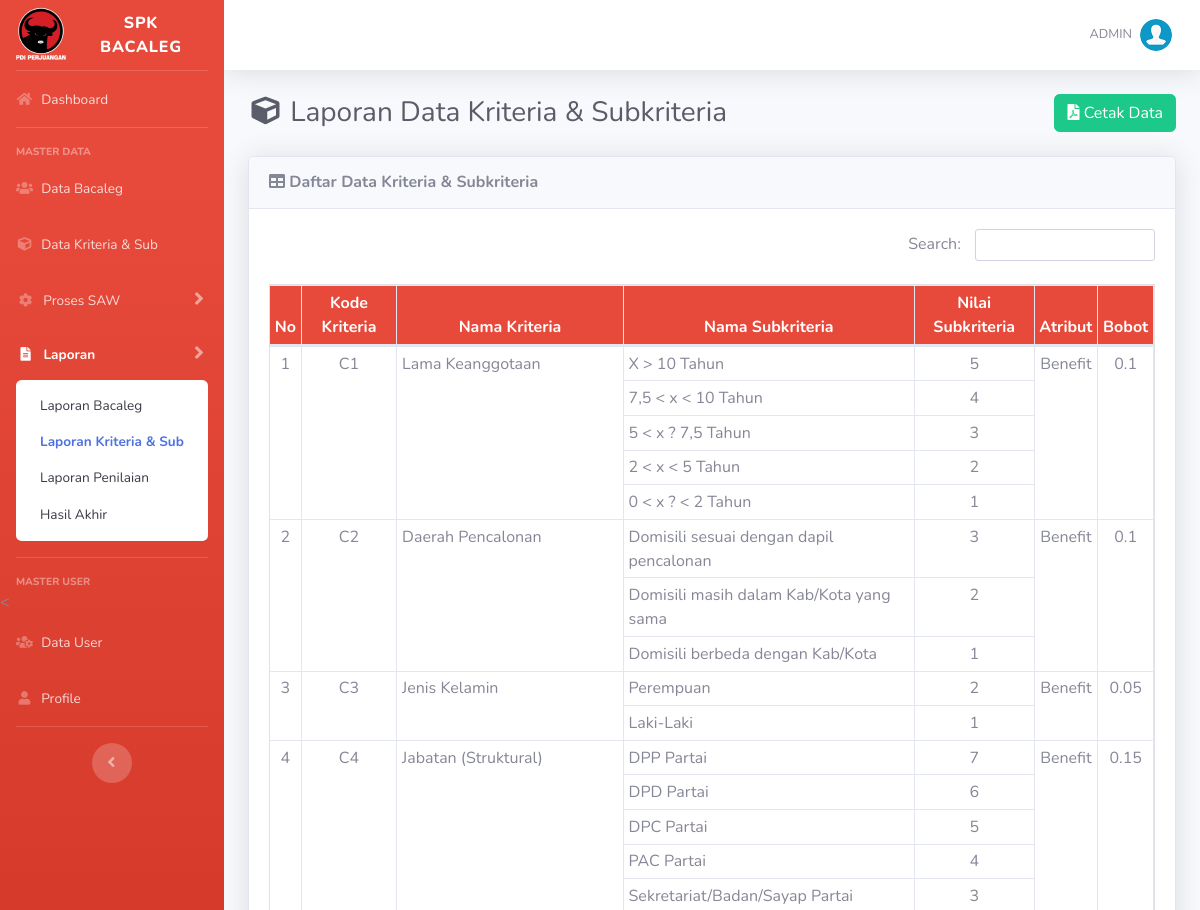
/laporan-kriteria.php (signed in, upper part), run on an earlier commit of the app's database.
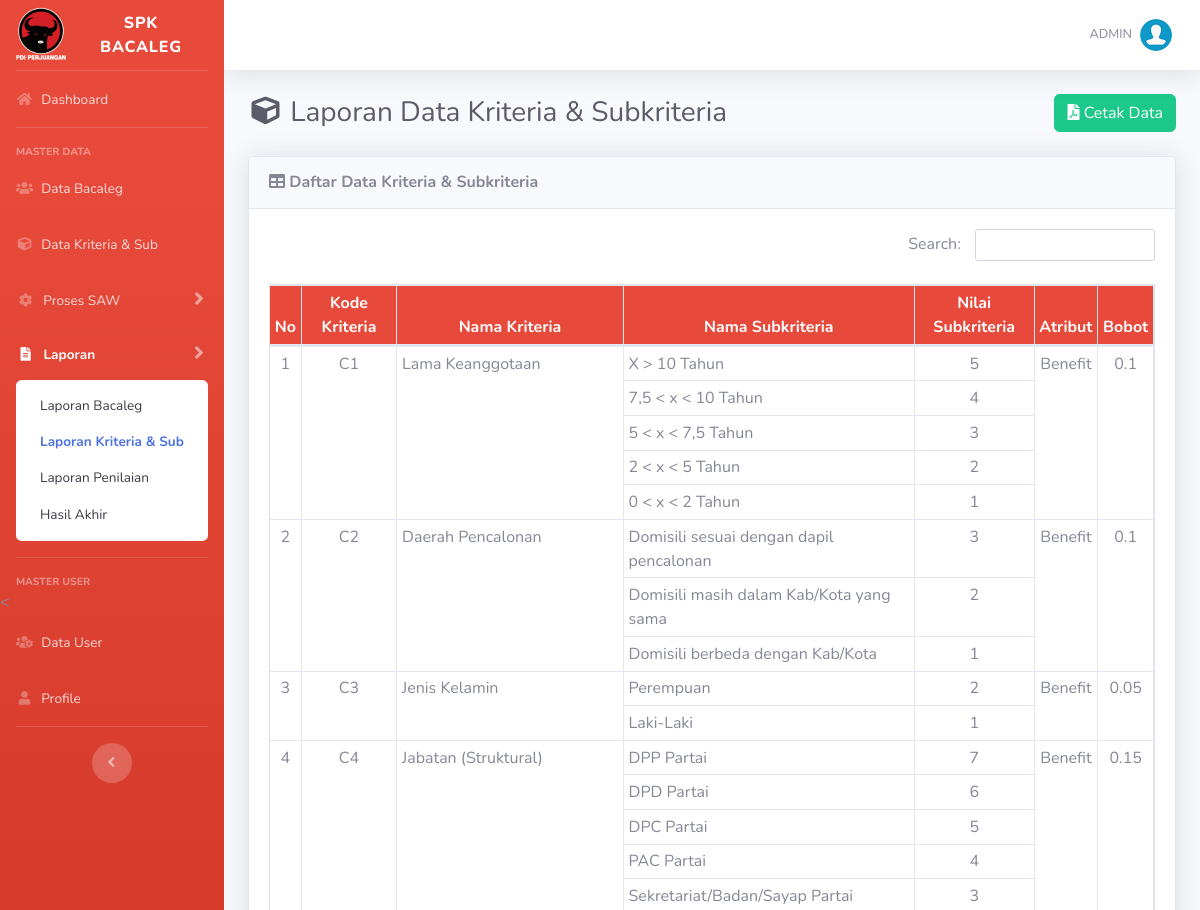
And on a later commit of the database.
### tables this page shows
CREATE TABLE `sub_kriteria` (
  `id_sub_kriteria` int(11) NOT NULL,
  `id_kriteria` int(11) NOT NULL,
  `sub_kriteria` varchar(50) NOT NULL,
  `nilai` float NOT NULL
);

### laporan-kriteria.php (the view, shortened to what this page needs)
<?php
require_once('includes/init.php');
require_once('template/header.php');
?>
<div class="d-sm-flex align-items-center justify-content-between mb-4">
    <h1 class="h3 mb-0 text-gray-800"><i class="fas fa-fw fa-cube"></i> Laporan Data Kriteria & Subkriteria</h1>
    <a href="cetak-laporan-kriteria.php" target="_blank" class="btn btn-success"><i class="fa fa-file-pdf"></i> Cetak Data</a>
</div>
<div class="card shadow mb-4">
    <div class="card-header py-3">
        <h6 class="m-0 font-weight-bold"><i class="fa fa-table"></i> Daftar Data Kriteria & Subkriteria</h6>
    </div>
      <div class="card-body">
    <div class="table-responsive">
    <div class="search-wrapper text-right">
      <label for="searchInput" class="search-label">Search:</label>
      <input type="text" id="searchInput" class="form-control search-input" />
    </div>
        <div class="table-responsive">
            <table class="table table-bordered table-sm" id="dataTable" width="100%" cellspacing="0" style="border: 1px solid #dee2e6;">
                <thead class="bg-danger text-white">
                <tr align="center" data-group="<?= $data['id_kriteria']; ?>">
                  <th>No</th>
                  <th>Kode Kriteria</th>
                  <th>Nama Kriteria</th>
                  <th>Nama Subkriteria</th>
                  <th>Nilai Subkriteria</th>
                  <th>Atribut</th>
                  <th>Bobot</th>
                </tr>
              </thead>
              <tbody>
                <?php
                $no = 1;
                $last_id = null;
                function getJumlahSubkriteria($koneksi, $id_kriteria) {
                  $query = mysqli_query($koneksi, "SELECT COUNT(*) as jumlah FROM sub_kriteria WHERE id_kriteria = $id_kriteria");
                  $data = mysqli_fetch_assoc($query);
                  return max(1, $data['jumlah']);
                }
                $query = mysqli_query($koneksi, "
                  SELECT k.*, s.sub_kriteria, s.nilai
                  FROM kriteria k
                  LEFT JOIN sub_kriteria s ON k.id_kriteria = s.id_kriteria
                  ORDER BY k.kode_kriteria ASC, s.nilai DESC
                ");
                while ($data = mysqli_fetch_array($query)) :
                  $is_new_kriteria = $last_id !== $data['id_kriteria'];
                  if ($is_new_kriteria) {
                    $rowspan = getJumlahSubkriteria($koneksi, $data['id_kriteria']);
                  }
                ?>
                  <tr align="center" data-group="<?= $data['id_kriteria']; ?>">
                    <?php if ($is_new_kriteria): ?>
                      <td rowspan="<?= $rowspan; ?>"><?php echo $no; ?></td>
                      <td rowspan="<?= $rowspan; ?>"><?php echo $data['kode_kriteria']; ?></td>
                      <td align="left" rowspan="<?= $rowspan; ?>"><?php echo $data['kriteria']; ?></td>
                    <?php endif; ?>
                    <td align="left"><?php echo $data['sub_kriteria'] ?? '-'; ?></td>
                    <td><?php echo $data['nilai'] ?? '-'; ?></td>
                    <?php if ($is_new_kriteria): ?>
                      <td rowspan="<?= $rowspan; ?>"><?php echo $data['type']; ?></td>
                      <td rowspan="<?= $rowspan; ?>"><?php echo $data['bobot']; ?></td>
                    <?php endif; ?>
                  </tr>
                <?php
                  if ($is_new_kriteria) {
                    $no++;
                    $last_id = $data['id_kriteria'];
                  }
                endwhile;
                ?>
                </tbody>
            </table>
         </div>
    </div>
</div>
<?php
require_once('template/footer.php');
?>

What changed in the data, as far as the page shows it:
changed sub_kriteria: sub_kriteria "5 < x ? 7,5 Tahun" → "5 < x < 7,5 Tahun"
changed sub_kriteria: sub_kriteria "0 < x ? < 2 Tahun" → "0 < x < 2 Tahun"
